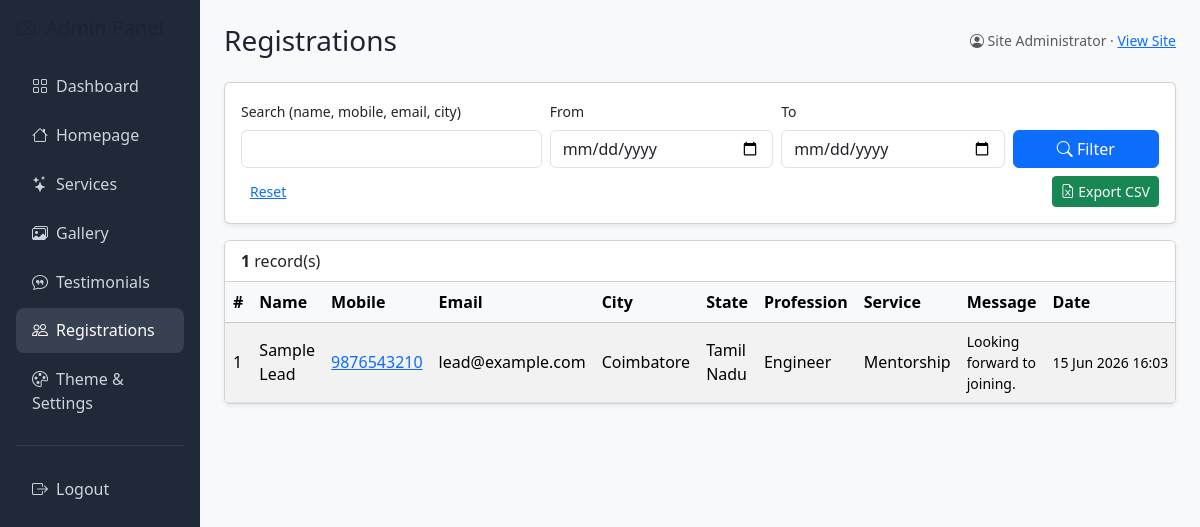
The app's page /admin/registrations.php (signed in) with its own data.
### tables this page shows
CREATE TABLE IF NOT EXISTS `registrations` (
  `id`                INT UNSIGNED NOT NULL AUTO_INCREMENT,
  `tenant_id`         INT UNSIGNED NOT NULL,
  `full_name`         VARCHAR(150) NOT NULL,
  `mobile`            VARCHAR(20) NOT NULL,
  `email`             VARCHAR(190) NULL,
  `city`              VARCHAR(120) NULL,
  `state`             VARCHAR(120) NULL,
  `profession`        VARCHAR(150) NULL,
  `interested_service` VARCHAR(190) NULL,
  `message`           TEXT NULL,
  `created_at`        TIMESTAMP NOT NULL DEFAULT CURRENT_TIMESTAMP,
  PRIMARY KEY (`id`),
  KEY `idx_reg_tenant` (`tenant_id`),
  KEY `idx_reg_created` (`created_at`),
  CONSTRAINT `fk_reg_tenant` FOREIGN KEY (`tenant_id`)
    REFERENCES `tenants` (`id`) ON DELETE CASCADE
);

### config/functions.php (called while the page is built, shortened)
<?php
require_once __DIR__ . '/db.php';
function e(?string $value): string
{
    return htmlspecialchars((string) $value, ENT_QUOTES, 'UTF-8');
}

### config/db.php (called while the page is built, shortened)
<?php
function db(): PDO
{
    static $pdo = null;
    if ($pdo === null) {
        $dsn = sprintf('mysql:host=%s;dbname=%s;charset=%s', DB_HOST, DB_NAME, DB_CHARSET);
        $options = [
            PDO::ATTR_ERRMODE            => PDO::ERRMODE_EXCEPTION,
            PDO::ATTR_DEFAULT_FETCH_MODE => PDO::FETCH_ASSOC,
            PDO::ATTR_EMULATE_PREPARES   => false,
        ];
        try {
            $pdo = new PDO($dsn, DB_USER, DB_PASS, $options);
        } catch (PDOException $e) {
            http_response_code(500);
            exit('Database connection failed. Please try again later.');
        }
    }
    return $pdo;
}

### admin/registrations.php (the view, shortened to what this page needs)
<?php
require_once __DIR__ . '/../config/functions.php';
$tid = admin_tenant_id();
$search = trim($_GET['q'] ?? '');
$from   = trim($_GET['from'] ?? '');
$to     = trim($_GET['to'] ?? '');
$where  = ['tenant_id = ?'];
$params = [$tid];
$whereSql = implode(' AND ', $where);
$stmt = db()->prepare("SELECT * FROM registrations WHERE $whereSql ORDER BY created_at DESC LIMIT 500");
$stmt->execute($params);
$rows = $stmt->fetchAll();
include __DIR__ . '/inc/header.php';
?>
<div class="card shadow-sm mb-3">
  <div class="card-body">
    <form class="row g-2 align-items-end" method="get">
      <div class="col-md-4"><label class="form-label small">Search (name, mobile, email, city)</label>
        <input class="form-control" name="q" value="<?= e($search) ?>"></div>
      <div class="col-md-3"><label class="form-label small">From</label>
        <input type="date" class="form-control" name="from" value="<?= e($from) ?>"></div>
      <div class="col-md-3"><label class="form-label small">To</label>
        <input type="date" class="form-control" name="to" value="<?= e($to) ?>"></div>
      <div class="col-md-2 d-grid gap-1">
        <button class="btn btn-primary"><i class="bi bi-search"></i> Filter</button>
      </div>
      <div class="col-12">
        <a href="registrations.php" class="btn btn-sm btn-link">Reset</a>
        <a href="?export=1&q=<?= urlencode($search) ?>&from=<?= urlencode($from) ?>&to=<?= urlencode($to) ?>"
           class="btn btn-sm btn-success float-end"><i class="bi bi-file-earmark-excel"></i> Export CSV</a>
      </div>
    </form>
  </div>
</div>
<div class="card shadow-sm">
  <div class="card-header bg-white"><strong><?= count($rows) ?></strong> record(s)</div>
  <div class="table-responsive">
    <table class="table table-hover table-striped align-middle mb-0">
      <thead class="table-light"><tr>
        <th>#</th><th>Name</th><th>Mobile</th><th>Email</th><th>City</th><th>State</th>
        <th>Profession</th><th>Service</th><th>Message</th><th>Date</th></tr></thead>
      <tbody>
        <?php foreach ($rows as $r): ?>
          <tr>
            <td><?= (int)$r['id'] ?></td>
            <td><?= e($r['full_name']) ?></td>
            <td><a href="tel:<?= e($r['mobile']) ?>"><?= e($r['mobile']) ?></a></td>
            <td><?= e($r['email']) ?></td>
            <td><?= e($r['city']) ?></td>
            <td><?= e($r['state']) ?></td>
            <td><?= e($r['profession']) ?></td>
            <td><?= e($r['interested_service']) ?></td>
            <td class="small"><?= e($r['message']) ?></td>
            <td class="text-nowrap small"><?= e(date('d M Y H:i', strtotime($r['created_at']))) ?></td>
          </tr>
        <?php endforeach; ?>
      </tbody>
    </table>
  </div>
</div>
<?php include __DIR__ . '/inc/footer.php'; ?>

### assets/css/style.css (style rules this page uses)
:root { --brand-primary:#E8112D; --brand-secondary:#F2867D; --surface-pink:#FCEDEA; --nav-bg:#0d0d0f; --heading:#1f2233; }
body { font-family:"Poppins","Segoe UI",system-ui,-apple-system,sans-serif;color:#3a3a44; }

### records on screen
registrations: id "1", full_name "Sample Lead", mobile "9876543210", email "lead@example.com", city "Coimbatore", state "Tamil Nadu", profession "Engineer", interested_service "Mentorship", message "Looking forward to joining.", created_at "15 Jun 2026 16:03"

### other values on screen
$page_heading "Registrations"
$admin['name'] "Site Administrator"
count($rows) "1"
